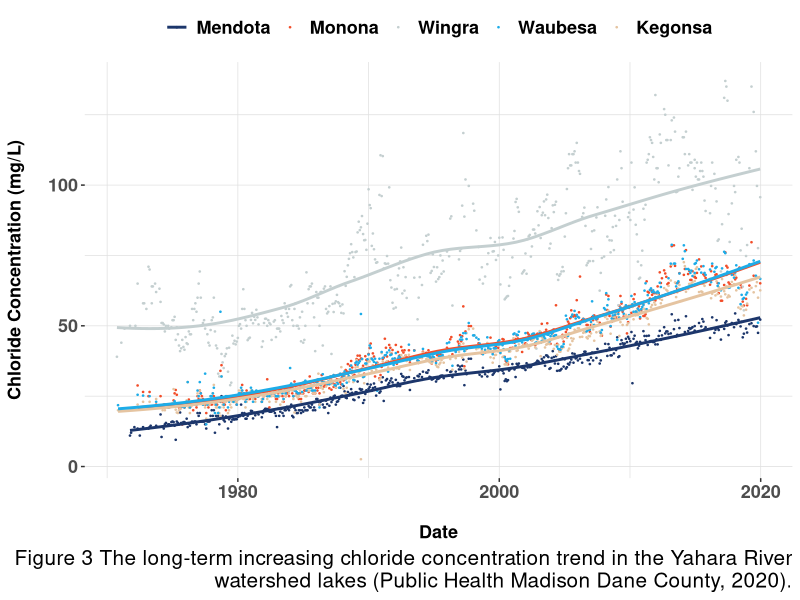
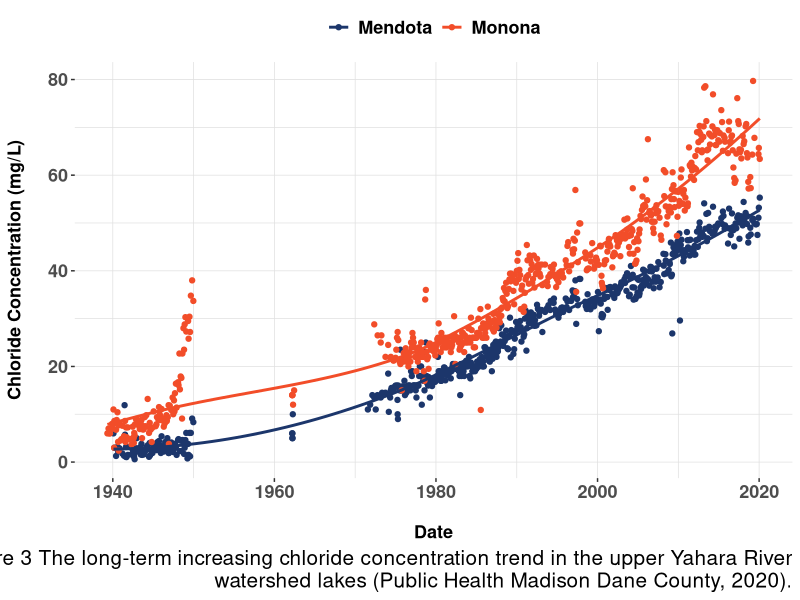
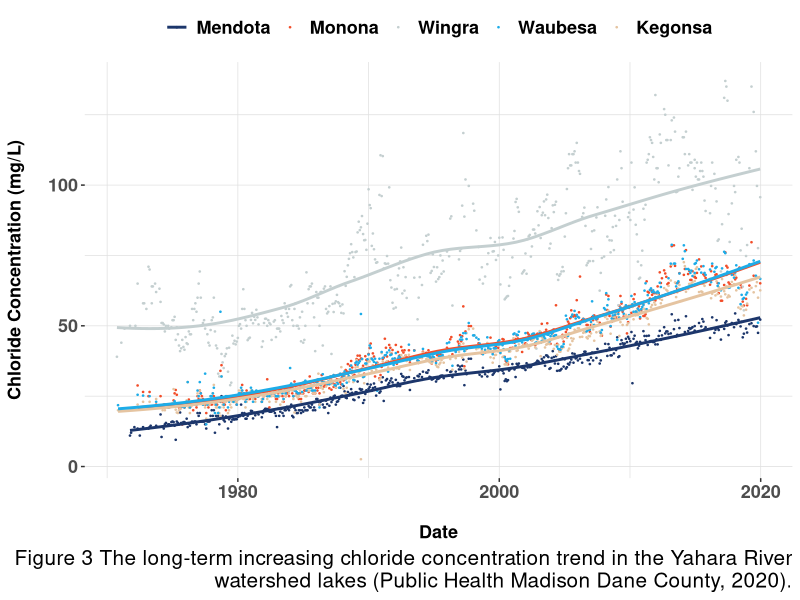
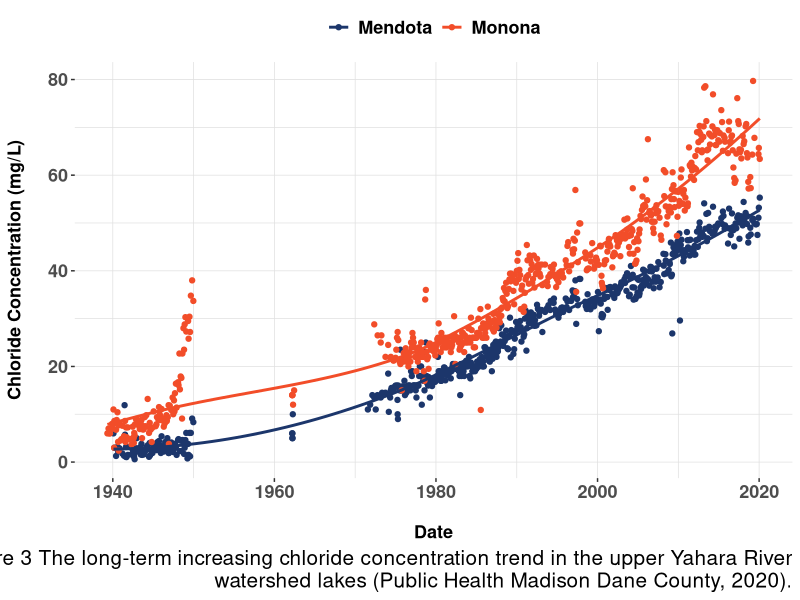

Write the R code that produced these figures, in order.
library(tidyverse)
library(readxl)
library(lubridate)

#function to read in data for chloride
hist <- function(X) {
  lab <- read_xlsx("Data/PHMDC.xlsx", sheet = X) %>%
    mutate(chloride_mgL = as.numeric(chloride_mgL))
  
}

HistME <- hist("Mendota") %>%
  mutate(lakeid = "ME")
HistMO <- hist("Monona")  %>%
  mutate(lakeid = "MO")
HistMarsh <- hist("1918 Marsh")
HistDC <- hist("Dorn Creek")
HistPB <- hist("Pheasant Branch Creek")
Hist6MC <- hist("Six Mile Creek")
HistUB <- hist("U Bay Creek")
HistWI <- hist("Wingra")
HistYR <- hist("Yahara River")
















#historical data of Yahara Chain Lakes 
watershed <- read_xlsx("Data/YaharaHist.xlsx") %>%
  mutate(KA = as.numeric(KA))
  
ggplot(watershed) +
  geom_point(aes(Date, ME, color = "#1C366B"), size = .25) +
  geom_point(aes(Date, MO, color = "#F24D29"), size = .25) +
  geom_point(aes(Date, WI, color = "#C4CFD0"), size = .25) +
  geom_point(aes(Date, KA, color = "#E5C4A1"), size = .25) +
  geom_point(aes(Date, WA, color = "#1DACE8"), size = .25) +
  geom_smooth(aes(Date, ME, color = "#1C366B"), size = 1, se = FALSE) +
  geom_smooth(aes(Date, MO), color = "#F24D29", size = 1, se = FALSE) +
  geom_smooth(aes(Date, WI), color = "#C4CFD0", size = 1, se = FALSE) +
  geom_smooth(aes(Date, KA), color = "#E5C4A1", size = 1, se = FALSE) +
  geom_smooth(aes(Date, WA), color = "#1DACE8", size = 1, se = FALSE) +
  labs(y = "Chloride Concentration (mg/L)\n",
       x = "\nDate",
       caption = paste(strwrap("Figure 3 The long-term increasing chloride concentration trend in the Yahara River watershed lakes (Public Health Madison Dane County, 2020)."), collapse = "\n")) +
  theme(legend.title = element_blank(),
        legend.position = "top",
        axis.text = element_text(size =13, face = "bold"),
        axis.title = element_text(size = 13, face = "bold"),
        panel.background = element_rect(fill = "white", colour = "white",
                                        size = 2, linetype = "solid"),
        panel.grid.major = element_line(size = 0.25, linetype = 'solid',
                                        colour = "gray88"), 
        panel.grid.minor = element_line(size = 0.25, linetype = 'solid',
                                        colour = "gray88"),
        legend.text = element_text(size =13, face = "bold"),
        plot.caption = element_text(size = 15),
        plot.caption.position = "plot") +
  scale_color_identity(guide = "legend",
                       breaks = c("#1C366B", "#F24D29", "#C4CFD0", "#1DACE8", "#E5C4A1"),
                       labels = c("Mendota", "Monona", "Wingra", "Waubesa", "Kegonsa"))
ggsave("historicalyahara.png", height = 10, width = 11)
  



#figure of Mendota/Monona historical data
data = rbind(HistME, HistMO)

ggplot(data, aes(date, chloride_mgL)) +
  geom_point(aes(color = lakeid)) +
  geom_smooth(aes(group = lakeid, color = lakeid), se = FALSE) +
  labs(y = "Chloride Concentration (mg/L)\n",
       x = "\nDate",
       caption = paste(strwrap("Figure 3 The long-term increasing chloride concentration trend in the upper Yahara River watershed lakes (Public Health Madison Dane County, 2020)."), collapse = "\n")) +
  theme(legend.title = element_blank(),
        legend.position = "top",
        axis.text = element_text(size =13, face = "bold"),
        axis.title = element_text(size = 13, face = "bold"),
        panel.background = element_rect(fill = "white", colour = "white",
                                        size = 2, linetype = "solid"),
        panel.grid.major = element_line(size = 0.25, linetype = 'solid',
                                        colour = "gray88"), 
        panel.grid.minor = element_line(size = 0.25, linetype = 'solid',
                                        colour = "gray88"),
        legend.text = element_text(size =13, face = "bold"),
        plot.caption = element_text(size = 15),
        plot.caption.position = "plot") +
  scale_color_manual(labels = c("Mendota", "Monona"),
                     values = c("#1C366B", "#F24D29"))
ggsave("longterm.png", height =10, width = 11)
